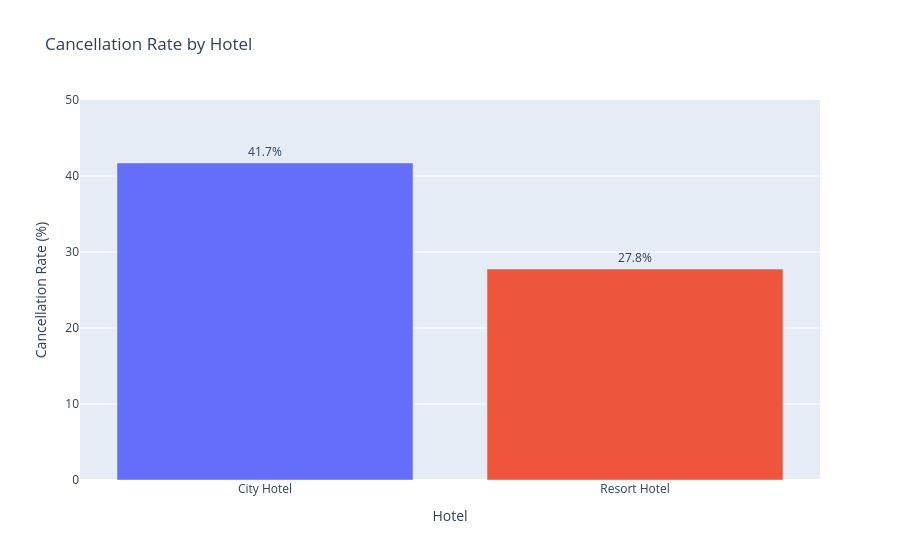

The notebook cell saved with this chart:
### Code cell
fig = px.bar(
    hotel_cancel, x="Hotel", y="Cancellation Rate %", color="Hotel",
    text="Cancellation Rate %", title="Cancellation Rate by Hotel",
    labels={"Cancellation Rate %": "Cancellation Rate (%)"}
)
fig.update_traces(texttemplate="%{text:.1f}%", textposition="outside")
fig.update_layout(showlegend=False, yaxis_range=[0, 50])
fig.show()

### Figure 1 — Plotly figure (JSON) as saved in the notebook; plotly's stock layout.template omitted (floating-point values rounded to 4 significant figures)
{"data": [{"hovertemplate": "Hotel=%{x}<br>Cancellation Rate (%)=%{text}<extra></extra>", "legendgroup": "City Hotel", "marker": {"color": "#636efa", "pattern": {"shape": ""}}, "name": "City Hotel", "orientation": "v", "showlegend": true, "text": [41.72], "textposition": "outside", "texttemplate": "%{text:.1f}%", "type": "bar", "x": ["City Hotel"], "xaxis": "x", "y": [41.72], "yaxis": "y"}, {"hovertemplate": "Hotel=%{x}<br>Cancellation Rate (%)=%{text}<extra></extra>", "legendgroup": "Resort Hotel", "marker": {"color": "#EF553B", "pattern": {"shape": ""}}, "name": "Resort Hotel", "orientation": "v", "showlegend": true, "text": [27.76], "textposition": "outside", "texttemplate": "%{text:.1f}%", "type": "bar", "x": ["Resort Hotel"], "xaxis": "x", "y": [27.76], "yaxis": "y"}], "layout": {"barmode": "relative", "legend": {"title": {"text": "Hotel"}, "tracegroupgap": 0}, "showlegend": false, "title": {"text": "Cancellation Rate by Hotel"}, "xaxis": {"anchor": "y", "categoryarray": ["City Hotel", "Resort Hotel"], "categoryorder": "array", "domain": [0.0, 1.0], "title": {"text": "Hotel"}}, "yaxis": {"anchor": "x", "domain": [0.0, 1.0], "range": [0, 50], "title": {"text": "Cancellation Rate (%)"}}}}
